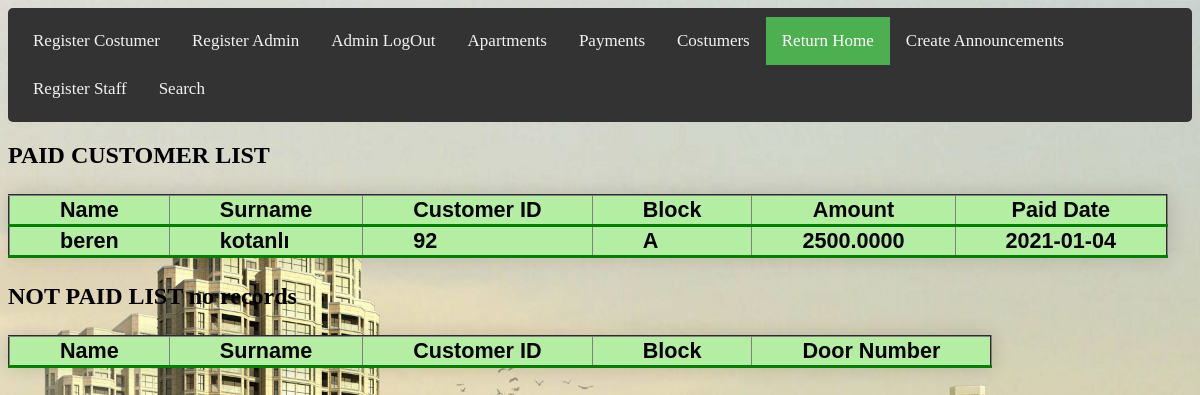
The app's page /Admin/expenseDetail.php?ei=113 with its own data.
### tables this page shows
CREATE TABLE `transactionexpenses` (
  `id` int(11) NOT NULL,
  `customer_id` varchar(25) NOT NULL,
  `expid` varchar(25) NOT NULL,
  `date` varchar(25) NOT NULL,
  `amount` varchar(25) NOT NULL,
  `details` varchar(25) NOT NULL,
  `name` varchar(25) NOT NULL,
  `surname` varchar(25) NOT NULL,
  `Block` varchar(25) NOT NULL,
  `user_name` varchar(25) NOT NULL
);

### Admin/expenseDetail.php (the view, shortened to what this page needs)
<?php
include '../db_conn.php';
$id=$_GET['ei'];
 ?>
<!DOCTYPE html>
<html>
<head>
<link rel="stylesheet" href="main.css">
<link rel="stylesheet" href="Admin2.css">
<div class="topnav">
 <a href="registerCustomer.php"  >Register Costumer</a>
 <a href="registerAdmin.php" >Register Admin</a>
  <a href="logout.php">Admin LogOut </a>
  <a href="Apartments.php">Apartments</a>
  <a href="tenants.php">Payments</a>
  <a href="Landlord.php">Costumers</a>
  <a href="admin.php"class="active">Return Home</a>
  <a href="registerAnnouncement.php">Create Announcements </a>
  <a href="registerStaff.php">Register Staff</a>
   <a href="search.php">Search</a>
</div>
</head>
<body>
<h2>PAID CUSTOMER LIST
<table class="styled-table" border="2" cellspacing="7">
  <tr "active-row">
     <th>Name</th>
    <th>Surname</th>
    <th>Customer ID</th>
    <th>Block</th>
    <th>Amount</th>
      <th>Paid Date</th>
  </tr>
    <?php
$query = "SELECT * FROM transactionexpenses where expid=$id; ";
$data = mysqli_query($conn,$query);
$total=mysqli_num_rows($data);
   if($total!=0)
   {
while($result = mysqli_fetch_assoc($data)){
echo "  <tbody><tr class='active-row'>
<td>".$result['name']."</td>
<td>".$result['surname']."</td>
<td>".$result['customer_id']."</td>
<td>".$result['Block']."</td>
<td>".$result['amount']."</td>
<td>".$result['date']."</td>
</tr>";
}
}
else{
  echo "no records";
}
?>
</table>
NOT PAID LIST
<table class="styled-table" border="2" cellspacing="7">
  <tr "active-row">
      <th>Name</th>
    <th>Surname</th>
    <th>Customer ID</th>
    <th>Block</th>
     <th>Door Number</th>
  </tr>
</table>
</body>
</html>

### Admin/main.css (style rules this page uses)
.topnav { background-color: #333; overflow: hidden; }
.topnav a { float: left; color: #f2f2f2; text-align: center; padding: 14px 16px; text-decoration: none; font-size: 17px; }
.topnav a.active { background-color: #4CAF50; color: white; }
table, th, td { background-color:#B4EEA2; }
.styled-table { border-collapse: collapse; margin: 25px 0; font-size: 0.9em; font-family: sans-serif; min-width: 400px; box-shadow: 0 0 20px rgba(0, 0, 0, 0.15); }
.styled-table th, .styled-table td { padding:1px 50px; }
.styled-table tbody tr { border-bottom: 1px solid #dddddd; }
.styled-table tbody tr:last-of-type { border-bottom: 3px solid green; }
.styled-table tbody tr.active-row { font-weight: bold; color: black; }

### Admin/admin2.css (style rules this page uses)
body { background-image: url("homepage.jpg"); background-color: #cccccc; background-repeat: no-repeat; background-size: cover; }
div { border-radius: 5px; padding: 9px; }
* { box-sizing: border-box; }

### Admin/expenseDetail.php (style rules this page uses)
body { background-image: url("homepage.jpg"); background-color: #cccccc; background-repeat: no-repeat; background-size: cover; }

### records on screen
transactionexpenses: name "beren", surname "kotanlı", customer "92", Block "A", amount "2500.0000", date "2021-01-04"
